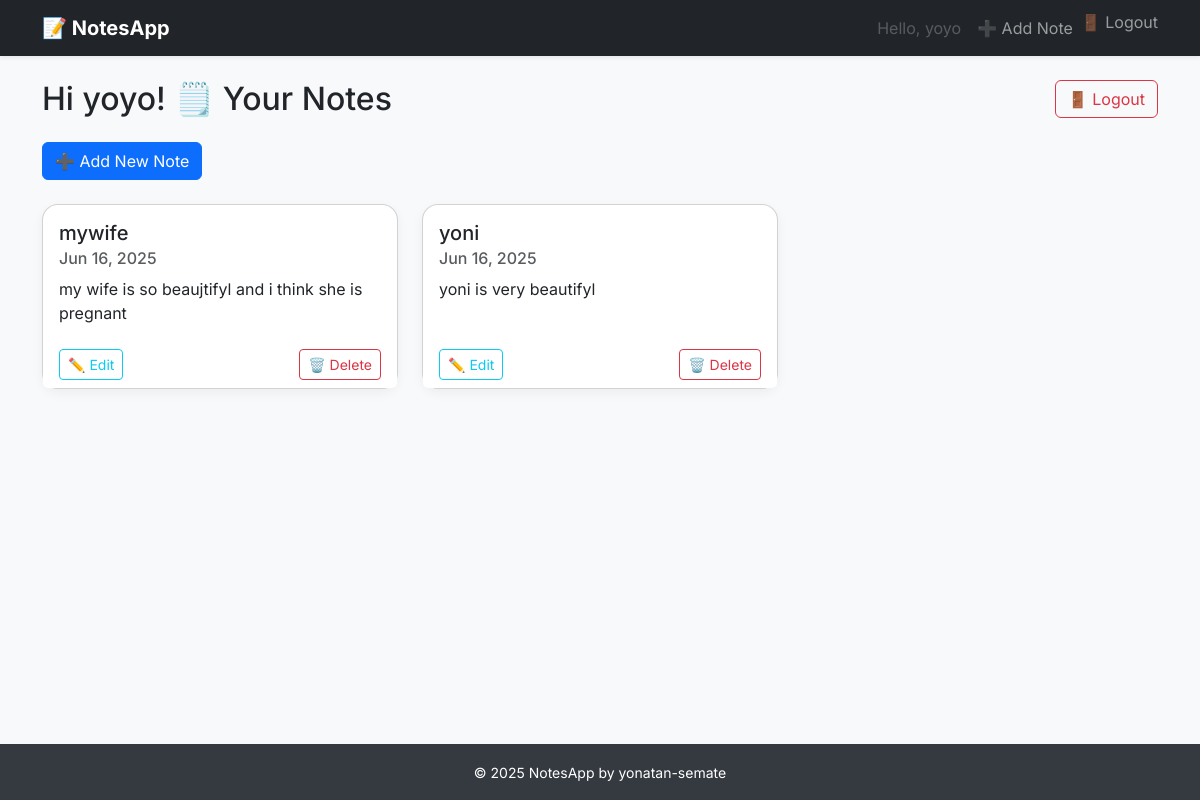
The app's page / (signed in), older data.
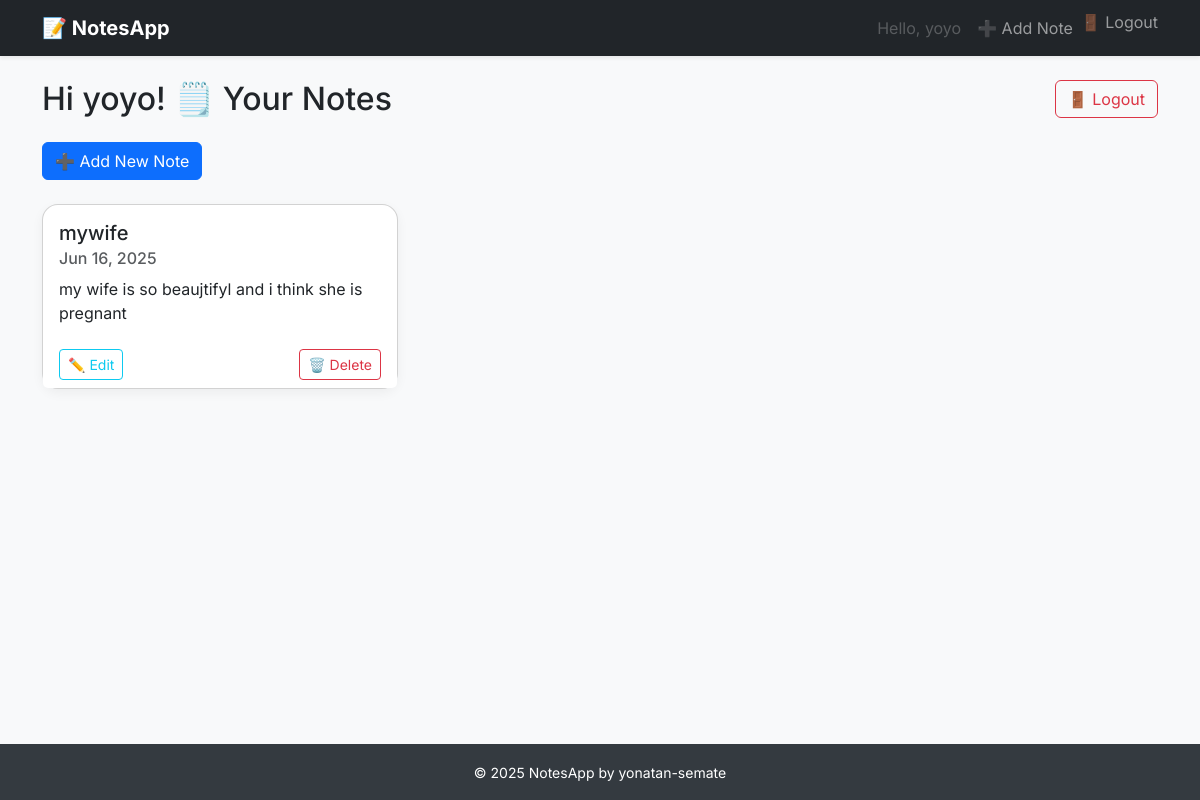
The same page, newer data.
### notes/models.py (models this page shows, shortened)
class Note(models.Model):
    user = models.ForeignKey(User, on_delete=models.CASCADE)
    title = models.CharField(max_length=200)
    content = models.TextField()
    created_at = models.DateTimeField(auto_now_add=True)

### notes/views.py (the view)
# urls.py: path('', views.home, name='home'),
@login_required
def home(request):
    notes = Note.objects.filter(user=request.user).order_by('-created_at')
    return render(request, 'notes/home.html', {'notes': notes})

### notes/templates/notes/home.html (shortened to what this page needs)
{% extends "base.html" %}
{% block content %}
{% if user.is_authenticated %}
  <div class="d-flex flex-column flex-md-row justify-content-between align-items-center mb-4">
    <h2 class="mb-3 mb-md-0">Hi {{ user.username }}! 🗒️ Your Notes</h2>
    <form method="post" action="{% url 'logout' %}">
      <button type="submit" class="btn btn-outline-danger">🚪 Logout</button>
    </form>
  </div>
  <a href="{% url 'notes:add_note' %}" class="btn btn-primary mb-4">➕ Add New Note</a>
  {% if notes %}
    <div class="row row-cols-1 row-cols-md-2 row-cols-lg-3 g-4">
      {% for note in notes %}
        <div class="col">
          <div class="card h-100">
            <div class="card-body">
              <h5 class="card-title">{{ note.title }}</h5>
              <h6 class="card-subtitle mb-2 text-muted">{{ note.created_at|date:"M d, Y" }}</h6>
              <p class="card-text">{{ note.content }}</p>
            </div>
            <div class="card-footer bg-white border-0 d-flex justify-content-between">
              <a href="{% url 'notes:edit_note' note.id %}" class="btn btn-sm btn-outline-info">✏️ Edit</a>
              <a href="{% url 'notes:delete_note' note.id %}" class="btn btn-sm btn-outline-danger">🗑️ Delete</a>
            </div>
          </div>
        </div>
      {% endfor %}
    </div>
  {% else %}
    <div class="alert alert-warning mt-4" role="alert">
      You have no notes yet. Start by creating one!
    </div>
  {% endif %}
{% else %}
  <div class="text-center mt-5">
    <h4 class="text-danger">You are not logged in.</h4>
    <a href="{% url 'login' %}" class="btn btn-success m-2">🔐 Login</a>
    <a href="{% url 'signup' %}" class="btn btn-secondary m-2">📝 Sign up</a>
  </div>
{% endif %}
{% endblock %}

### templates/base.html (shortened to what this page needs)
<!DOCTYPE html>
<html lang="en">
<head>
  <link href="https://cdn.jsdelivr.net/npm/bootstrap@5.3.3/dist/css/bootstrap.min.css" rel="stylesheet">
</head>
<body>
  <nav class="navbar navbar-expand-lg navbar-dark bg-dark shadow-sm">
    <div class="container">
      <a class="navbar-brand" href="{% url 'notes:home' %}">📝 NotesApp</a>
      <div class="collapse navbar-collapse" id="navbarNav">
        <ul class="navbar-nav ms-auto">
          {% if user.is_authenticated %}
            <li class="nav-item">
              <a class="nav-link disabled">Hello, {{ user.username }}</a>
            </li>
            <li class="nav-item">
              <a class="nav-link" href="{% url 'notes:add_note' %}">➕ Add Note</a>
            </li>
            <li class="nav-item">
              <form method="post" action="{% url 'logout' %}" class="d-inline">
                <button type="submit" class="btn btn-link nav-link" style="display:inline; padding: 0;">🚪 Logout</button>
              </form>
            </li>
          {% endif %}
        </ul>
      </div>
    </div>
  </nav>
  <div class="container mt-4">
    {% block content %}{% endblock %}
  </div>
  <footer>
    <div class="container">
      <small>© {% now "Y" %} NotesApp by yonatan-semate</small>
    </div>
  </footer>
</body>
</html>

### templates/base.html (style rules this page uses)
html, body { height: 100%; margin: 0; font-family: 'Inter', sans-serif; background-color: #f8f9fa; display: flex; flex-direction: column; }
.navbar-brand { font-weight: bold; }
.card { border-radius: 1rem; box-shadow: 0 4px 12px rgba(0,0,0,0.05); }
footer { background-color: #343a40; color: white; padding: 1rem 0; text-align: center; margin-top: auto; }

Row changes from the older to the newer data that the page shows:
removed Note: title "yoni", created_at "Jun 16, 2025", content "yoni is very beautifyl"
